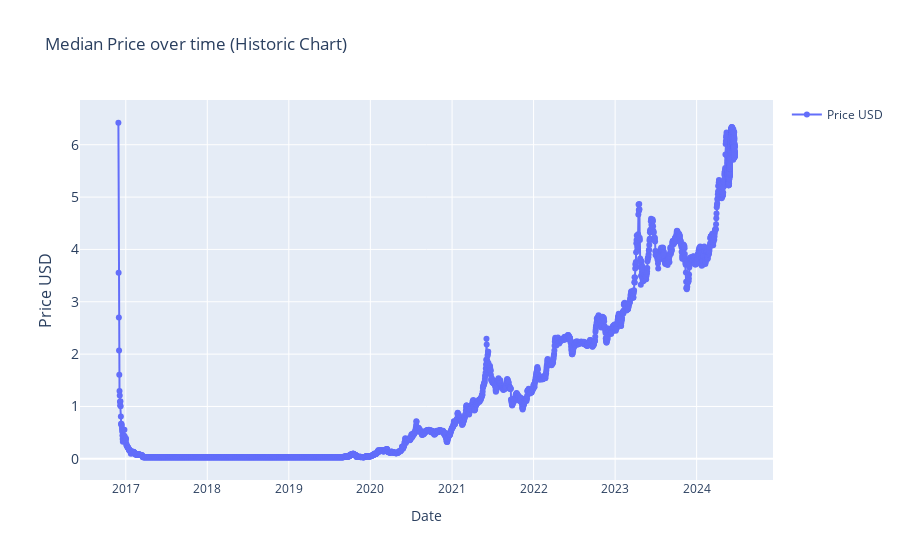

Notebook code cell kept with this figure:
### Markdown cell above
### Historic Price (0)

### Code cell
# > Historic Price (Basic)


import plotly.graph_objects as go
import pandas as pd
from ipywidgets import interact, DatePicker
import numpy as np

# renames current item to df
df = current_item

# Function to update the graph based on the selected date range
def update_graph(start_date, end_date):
    # Filtering the data based on the date range
    mask = (df.index >= pd.to_datetime(start_date)) & (df.index <= pd.to_datetime(end_date))
    filtered_data = df.loc[mask]

    # Creating the plot
    fig = go.Figure()
    fig.add_trace(go.Scatter(x=filtered_data.index, y=filtered_data['price_usd'], mode='lines+markers', name='Price USD'))

    # Formatting
    fig.update_layout(
        title='Median Price over time (Historic Chart)',
        xaxis_title='Date',
        yaxis_title='Price USD',
        yaxis=dict(
            title='Price USD',
            titlefont_size=16,
            tickfont_size=14,
        ),
        
        showlegend=True
    )

    fig.show()


# Creating interactive widgets for date selection
start_date_picker = DatePicker(description='Start Date', value=current_item.index[0], disabled=False)
end_date_picker = DatePicker(description='End Date', value=current_item.index[-1], disabled=False)

# Display the interactive widget
interact(update_graph, start_date=start_date_picker, end_date=end_date_picker)

### Figure 1 — Plotly figure (JSON) as saved in the notebook; plotly's stock layout.template omitted (floating-point values rounded to 4 significant figures; data arrays with more than 128 entries replaced by an {"elided": "..."} marker saying what was removed)
{"data": [{"mode": "lines+markers", "name": "Price USD", "type": "scatter", "x": {"elided": "3472 str values"}, "y": {"elided": "3472 float values"}}], "layout": {"showlegend": true, "title": {"text": "Median Price over time (Historic Chart)"}, "xaxis": {"title": {"text": "Date"}}, "yaxis": {"tickfont": {"size": 14}, "title": {"font": {"size": 16}, "text": "Price USD"}}}}
